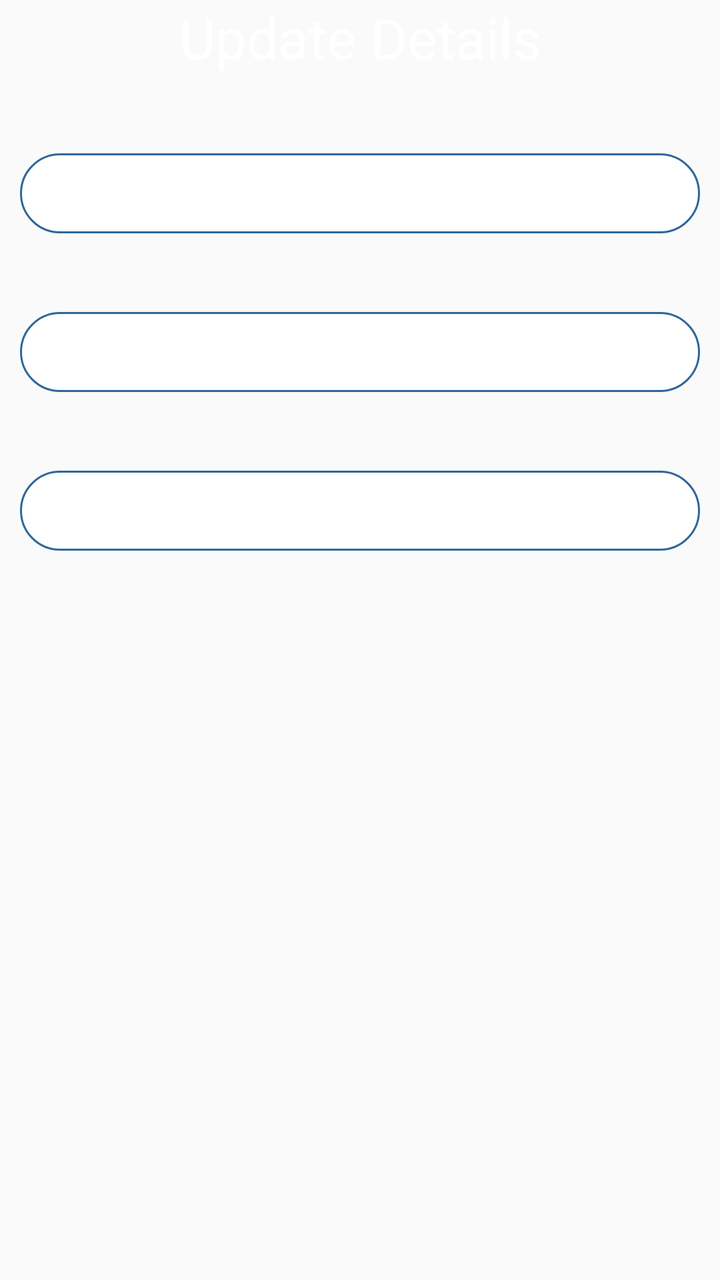
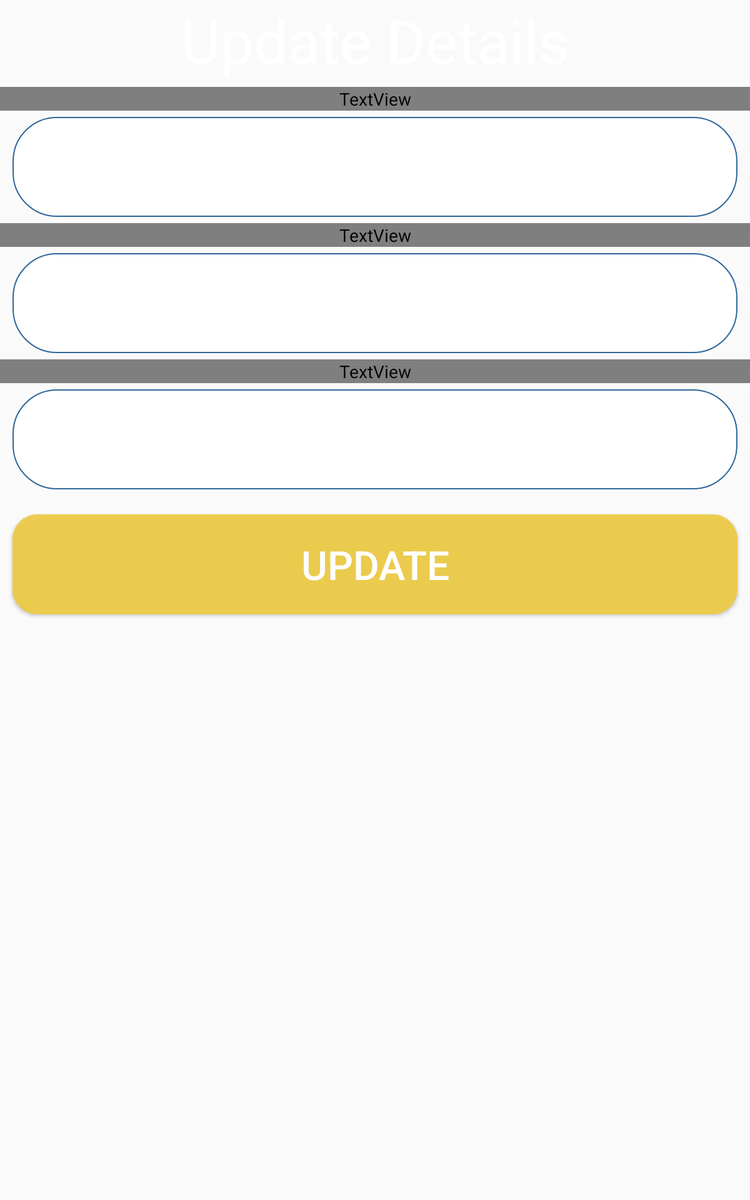

An Android layout and its configuration variant, each rendered on a device that would load it. The default file and the variant file are quoted in full after the pictures.
<!-- AndroidManifest.xml: application theme Theme.शिवसेनायवतमाळ -->
<!-- res/layout/update_data.xml -->
<?xml version="1.0" encoding="utf-8"?>
<androidx.constraintlayout.widget.ConstraintLayout xmlns:android="http://schemas.android.com/apk/res/android"
    xmlns:app="http://schemas.android.com/apk/res-auto"
    android:layout_width="match_parent"
    android:layout_height="match_parent">

    <LinearLayout
        android:layout_width="match_parent"
        android:layout_height="match_parent"
        android:orientation="vertical"
        app:layout_constraintBottom_toBottomOf="parent"
        app:layout_constraintEnd_toEndOf="parent"
        app:layout_constraintStart_toStartOf="parent"
        app:layout_constraintTop_toTopOf="parent">

        <TextView
            android:layout_width="match_parent"
            android:layout_height="wrap_content"
            android:textSize="28sp"
            android:gravity="center"
            android:background="@color/shivsena"
            android:textColor="@color/white"
            android:text="Update Details"/>
        <TextView
            android:layout_width="match_parent"
            android:layout_height="wrap_content"
            android:gravity="center"
            android:textSize="22sp"
            android:layout_marginTop="5dp"
            android:layout_marginBottom="5dp"
            android:text=""/>

        <EditText
            android:layout_width="match_parent"
            android:layout_height="40dp"
            android:layout_marginLeft="10dp"
            android:layout_marginRight="10dp"
            android:background="@drawable/rounded"
            android:gravity="center"
            android:id="@+id/txt_post"/>
        <TextView
            android:layout_width="match_parent"
            android:layout_height="wrap_content"
            android:gravity="center"
            android:textSize="22sp"
            android:layout_marginTop="5dp"
            android:layout_marginBottom="5dp"
            android:text=""/>

        <EditText
            android:layout_width="match_parent"
            android:layout_height="40dp"
            android:layout_marginLeft="10dp"
            android:layout_marginRight="10dp"
            android:background="@drawable/rounded"
            android:gravity="center"
            android:id="@+id/txt_name"/>
        <TextView
            android:layout_width="match_parent"
            android:layout_height="wrap_content"
            android:gravity="center"
            android:textSize="22sp"
            android:layout_marginTop="5dp"
            android:layout_marginBottom="5dp"
            android:text=""/>

        <EditText
            android:layout_width="match_parent"
            android:layout_height="40dp"
            android:layout_marginLeft="10dp"
            android:layout_marginRight="10dp"
            android:background="@drawable/rounded"
            android:gravity="center"
            android:id="@+id/txt_mobile"/>

    </LinearLayout>

</androidx.constraintlayout.widget.ConstraintLayout>
<!-- resources referenced by this layout -->
<resources>
  <color name="white">#FFFFFFFF</color>
  <!-- drawable rounded (drawable) -->
  <?xml version="1.0" encoding="utf-8"?>
  <shape xmlns:android="http://schemas.android.com/apk/res/android">
  
      <solid android:color="#ffffff"/>
      <stroke android:width="1dp" android:color="#2f6699"/>
      <corners android:radius="35dp"/>
  
  </shape>
  <style name="Theme.शिवसेनायवतमाळ" parent="Theme.AppCompat.DayNight.DarkActionBar">
          
          <item name="colorPrimary">@color/purple_500</item>
          <item name="colorPrimaryVariant">@color/purple_700</item>
          <item name="colorOnPrimary">@color/white</item>
          
          <item name="colorSecondary">@color/teal_200</item>
          <item name="colorSecondaryVariant">@color/teal_700</item>
          <item name="colorOnSecondary">@color/black</item>
          
          <item name="android:statusBarColor" tools:targetApi="l">?attr/colorPrimaryVariant</item>
          
      </style>
  <color name="purple_500">#FFE1982B</color>
  <color name="purple_700">#FFE1982B</color>
  <color name="teal_200">#FF03DAC5</color>
  <color name="teal_700">#FF018786</color>
  <color name="black">#FF000000</color>
</resources>
<!-- res/layout-sw600dp/update_data.xml (the author's variant of the layout above) -->
<!-- drawn on a 7-inch tablet held upright -->
<?xml version="1.0" encoding="utf-8"?>
<androidx.constraintlayout.widget.ConstraintLayout xmlns:android="http://schemas.android.com/apk/res/android"
    xmlns:app="http://schemas.android.com/apk/res-auto"
    android:layout_width="match_parent"
    android:layout_height="match_parent">

    <LinearLayout
        android:layout_width="match_parent"
        android:layout_height="match_parent"
        android:orientation="vertical"
        app:layout_constraintBottom_toBottomOf="parent"
        app:layout_constraintEnd_toEndOf="parent"
        app:layout_constraintHorizontal_bias="0.0"
        app:layout_constraintStart_toStartOf="parent"
        app:layout_constraintTop_toTopOf="parent"
        app:layout_constraintVertical_bias="0.0">

        <TextView
            android:layout_width="match_parent"
            android:layout_height="wrap_content"
            android:background="@color/shivsena"
            android:gravity="center"
            android:text="Update Details"
            android:textColor="@color/white"
            android:textSize="48sp" />

        <TextView
            android:layout_width="match_parent"
            android:layout_height="wrap_content"
            android:layout_marginTop="5dp"
            android:layout_marginBottom="5dp"
            android:gravity="center"
            android:text="पद"
            android:textColor="@color/shivsena"
            android:textSize="32sp"
            android:textStyle="bold" />

        <EditText
            android:id="@+id/txt_post"
            android:layout_width="match_parent"
            android:layout_height="80dp"
            android:layout_marginLeft="10dp"
            android:layout_marginRight="10dp"
            android:textSize="32sp"
            android:background="@drawable/rounded"
            android:gravity="center"
            android:inputType="text"/>

        <TextView
            android:layout_width="match_parent"
            android:layout_height="wrap_content"
            android:layout_marginTop="5dp"
            android:layout_marginBottom="5dp"
            android:gravity="center"
            android:text="नाव"
            android:textColor="@color/shivsena"
            android:textSize="32sp"
            android:textStyle="bold" />

        <EditText
            android:id="@+id/txt_name"
            android:layout_width="match_parent"
            android:layout_height="80dp"
            android:layout_marginLeft="10dp"
            android:layout_marginRight="10dp"
            android:background="@drawable/rounded"
            android:inputType="text"
            android:textSize="32sp"
            android:gravity="center" />

        <TextView
            android:layout_width="match_parent"
            android:layout_height="wrap_content"
            android:layout_marginTop="5dp"
            android:layout_marginBottom="5dp"
            android:gravity="center"
            android:text="दुरध्वनि"
            android:textColor="@color/shivsena"
            android:textSize="32sp"
            android:textStyle="bold" />

        <EditText
            android:id="@+id/txt_mobile"
            android:layout_width="match_parent"
            android:layout_height="80dp"
            android:layout_marginLeft="10dp"
            android:layout_marginRight="10dp"
            android:background="@drawable/rounded"
            android:gravity="center"
            android:textSize="32sp"
            android:inputType="number"/>
        <Button
            android:id="@+id/btn_update_data"
            android:layout_width="match_parent"
            android:layout_height="80dp"
            android:layout_marginRight="10dp"
            android:layout_marginLeft="10dp"
            android:text="update"
            android:textSize="32sp"
            android:textColor="@color/white"
            android:background="@drawable/rounded_bt"
            android:layout_marginTop="20dp"/>

    </LinearLayout>

</androidx.constraintlayout.widget.ConstraintLayout>
<!-- resources referenced by the variant -->
<!-- as a 7-inch tablet held upright resolves them -->
<resources>
  <color name="white">#FFFFFFFF</color>
  <!-- drawable rounded (drawable) -->
  <?xml version="1.0" encoding="utf-8"?>
  <shape xmlns:android="http://schemas.android.com/apk/res/android">
  
      <solid android:color="#ffffff"/>
      <stroke android:width="1dp" android:color="#2f6699"/>
      <corners android:radius="35dp"/>
  
  </shape>
  <!-- drawable rounded_bt (drawable) -->
  <?xml version="1.0" encoding="utf-8"?>
  <shape xmlns:android="http://schemas.android.com/apk/res/android"
      android:shape="rectangle">
  
      <corners android:radius="20dp"/> // if you want clear round shape then make radius size is half of your  button`s height.
      <solid android:color="#EEEDCC45"/> // Button Colour
      <padding
          android:bottom="5dp"
          android:left="10dp"
          android:right="10dp"
          android:top="5dp"/>
  
  </shape>
  <style name="Theme.शिवसेनायवतमाळ" parent="Theme.AppCompat.DayNight.DarkActionBar">
          
          <item name="colorPrimary">@color/purple_500</item>
          <item name="colorPrimaryVariant">@color/purple_700</item>
          <item name="colorOnPrimary">@color/white</item>
          
          <item name="colorSecondary">@color/teal_200</item>
          <item name="colorSecondaryVariant">@color/teal_700</item>
          <item name="colorOnSecondary">@color/black</item>
          
          <item name="android:statusBarColor" tools:targetApi="l">?attr/colorPrimaryVariant</item>
          
      </style>
  <color name="purple_500">#FFE1982B</color>
  <color name="purple_700">#FFE1982B</color>
  <color name="teal_200">#FF03DAC5</color>
  <color name="teal_700">#FF018786</color>
  <color name="black">#FF000000</color>
</resources>
